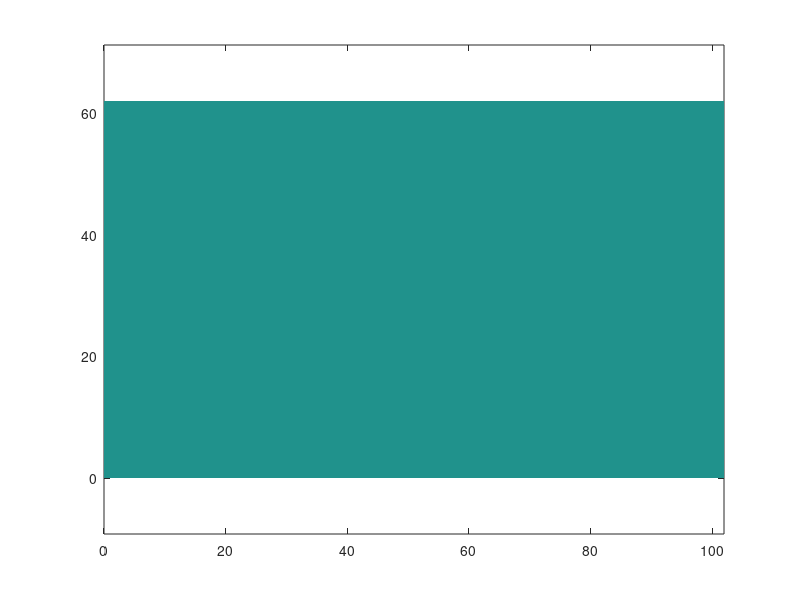

This figure's MATLAB source: (Note: this script raises an error after producing the figure.)
% constants.m %
% http://mt.seas.upenn.edu/Stuff/e/main.pdf %
% Wang, Jin, Khachaturyan, J. Appl. Phys. 92 (2002) 1351 %

clear;
global H0 volume0 mesh voxel0 S X0 K KS KK EpsAvg X
global hole
global Mu Nu Lambda DLambda DMu
global Sigma 
global Eps Eps0
global muo nuo lambdao alphao betao Epso
clear;

% Vitreloy1: Zr: 41.2 Be: 22.5 Ti: 13.8 Cu: 12.5 Ni: 10 in GPa %
E = 92.1;
nu = 0.387;

% Vitreloy105: Zr: 52.5 Ti: 5 Cu: 17.9 Ni: 14.6 Al:10 in GPa %
% Applied Physics Letters 81 (2002) 4739 %
E = 88.6;
nu = 0.371;

% for 2D %
nu = nu*2;
% 2D isotropic medium - not 3D %
mu = E/(2+2*nu);
lambda = E*nu/(1-nu^2);
alpha = (1+nu)/2;
beta  = nu;

% mesh = [256 128]; %
% mesh = [128 64]; %
mesh = [64 32];

VOXEL_HEIGHT_IN_NM = 2;
% supercell: in nm %
H0 = [(1+sqrt(5))/2 0 
      0 1] * mesh(2) * VOXEL_HEIGHT_IN_NM;
G0 = 2*pi*inv(H0)';

volume0 = abs(det(H0));
voxel0 = volume0;
for i = 1 : length(mesh)
  s{i} = 0 : 1/mesh(i) : 1-1/mesh(i)/2;
  voxel0 = voxel0 / mesh(i);
end;

[S{1},S{2}] = meshgrid(s{1},s{2});
X0{1} = S{1} * H0(1,1) + S{2} * H0(2,1);
X0{2} = S{1} * H0(1,2) + S{2} * H0(2,2);
K{1}  = (S{1}-round(S{1}))*mesh(1)*G0(1,1)+(S{2}-round(S{2}))*mesh(2)*G0(2,1);
K{2}  = (S{1}-round(S{1}))*mesh(1)*G0(1,2)+(S{2}-round(S{2}))*mesh(2)*G0(2,2);
K{3}  = sqrt(K{1}.^2 + K{2}.^2);
% maxK = max(max(K{3})) * 0.5; %
maxK = max(max(K{3}));
KS = (K{3} <= maxK);
K{3}(1,1) = 1;
K{1}  = K{1} ./ K{3};
K{1}(1,1) = 0;
K{2}  = K{2} ./ K{3};
K{2}(1,1) = 0;
% Voight: xx yy xy %
KK{1} = K{1} .* K{1};
KK{2} = K{2} .* K{2};
KK{3} = K{1} .* K{2};

hole = [
%     0.5 0.5   0.5 0.1  0.1 %
%     0.5 0.5   0.5 0.05  0.001 %
%     0.5 0.5   0.5 0.04  0.001 %
%     0.41 0.41 0.5 0.1  0.1 %
       ];

Nu = ones(mesh(2),mesh(1)) * nu;
Mu = ones(mesh(2),mesh(1)) * mu;
for n = 1 : size(hole,1),
  DS = S{1} - hole(n,1);
  DS1 = DS - round(DS);
  DS = S{2} - hole(n,2);
  DS2 = DS - round(DS);
  DX1 = DS1 * H0(1,1) + DS2 * H0(2,1);
  DX2 = DS1 * H0(1,2) + DS2 * H0(2,2);
  DR2 = DX1.^2 + DX2.^2;
  factor1to0 = 0.5 + tanh((DR2/hole(n,4)^2-1)/hole(n,5))/2;
  Mu = Mu .* factor1to0;
end;

figure(1); clf;
pcolor(X0{1}, X0{2}, Mu); shading flat; axis equal;
% 2D isotropic medium - not 3D %
Lambda = 2*Nu./(1-Nu) .* Mu;

muo = mu;
nuo = nu;
lambdao = lambda;
alphao = alpha;
betao = beta;
DLambda = lambdao - Lambda;
DMu     = muo     - Mu;

Eps0{1} = X0{1}*0;
Eps0{2} = X0{1}*0;
Eps0{3} = X0{1}*0;

EPSo = Eps0;
Eps = Eps0;
Epso = Eps0;

units;
T = 300;
kT = T * BOLZ * J_IN_EV;
trialfreq = voxel0 * 1e13;
Q0amp = 5;               % eV
OmegaF = voxel0 / 10;    % Magnitude of transformation volume

% strainrate = 10^2; %
% strainrate = 1; %
% strainrate = 1e-2; %
strainrate = 1e-4;
% strainrate = 1e-6; %
% strainrate = 1e-8; %
% 1/s %
